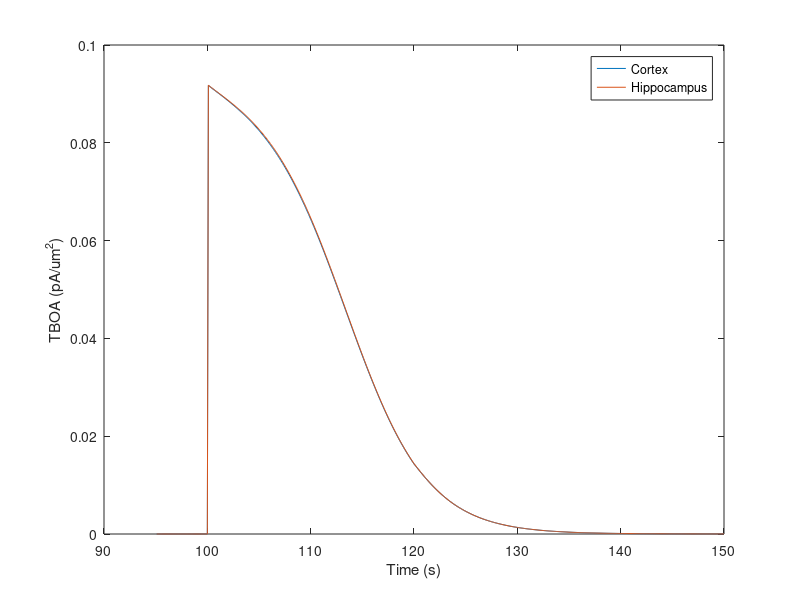

Reproduce this figure in MATLAB.
load Jtbocortex.dat
load Jtbohippocampus.dat
plot(Jtbocortex(:,1),Jtbocortex(:,2),'DisplayName','Cortex')
hold on
plot(Jtbohippocampus(:,1),Jtbohippocampus(:,2),'DisplayName','Hippocampus')
xlabel('Time (s)')
ylabel('TBOA (pA/um^2)')
legend("show")